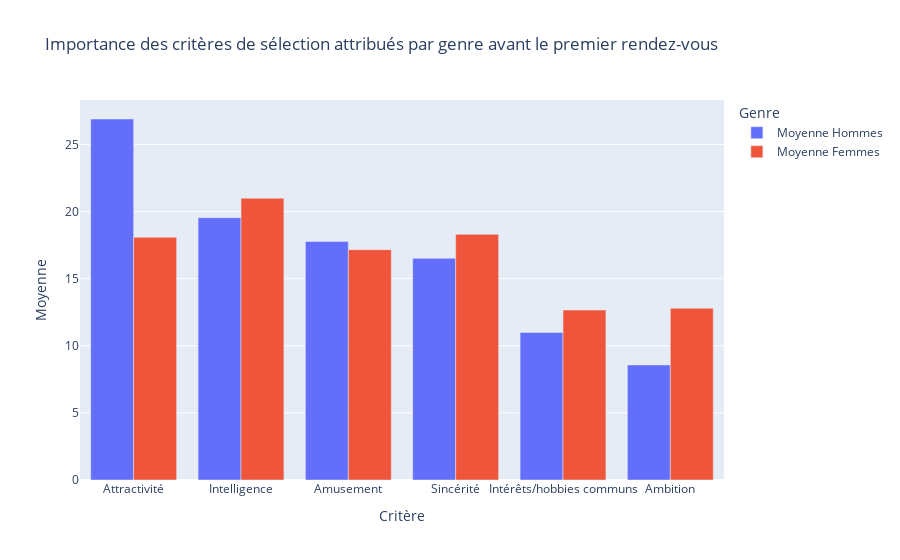

Notebook cell for this chart:
### Code cell
# Configuration et affichage du barplot

fig = px.bar(df_melted, 
             x='Critère', 
             y='Moyenne', 
             color='Genre', 
             title='Importance des critères de sélection attribués par genre avant le premier rendez-vous',
             barmode='group')
fig.show()

### Figure 1 — Plotly figure (JSON) as saved in the notebook; plotly's stock layout.template omitted (floating-point values rounded to 4 significant figures)
{"data": [{"alignmentgroup": "True", "hovertemplate": "Genre=Moyenne Hommes<br>Critère=%{x}<br>Moyenne=%{y}<extra></extra>", "legendgroup": "Moyenne Hommes", "marker": {"color": "#636efa", "pattern": {"shape": ""}}, "name": "Moyenne Hommes", "offsetgroup": "Moyenne Hommes", "orientation": "v", "showlegend": true, "textposition": "auto", "type": "bar", "x": ["Attractivité", "Intelligence", "Amusement", "Sincérité", "Intérêts/hobbies communs", "Ambition"], "xaxis": "x", "y": [26.89, 19.54, 17.77, 16.51, 10.99, 8.57], "yaxis": "y"}, {"alignmentgroup": "True", "hovertemplate": "Genre=Moyenne Femmes<br>Critère=%{x}<br>Moyenne=%{y}<extra></extra>", "legendgroup": "Moyenne Femmes", "marker": {"color": "#EF553B", "pattern": {"shape": ""}}, "name": "Moyenne Femmes", "offsetgroup": "Moyenne Femmes", "orientation": "v", "showlegend": true, "textposition": "auto", "type": "bar", "x": ["Attractivité", "Intelligence", "Amusement", "Sincérité", "Intérêts/hobbies communs", "Ambition"], "xaxis": "x", "y": [18.08, 20.99, 17.16, 18.3, 12.66, 12.79], "yaxis": "y"}], "layout": {"barmode": "group", "legend": {"title": {"text": "Genre"}, "tracegroupgap": 0}, "title": {"text": "Importance des critères de sélection attribués par genre avant le premier rendez-vous"}, "xaxis": {"anchor": "y", "domain": [0, 1], "title": {"text": "Critère"}}, "yaxis": {"anchor": "x", "domain": [0, 1], "title": {"text": "Moyenne"}}}}
